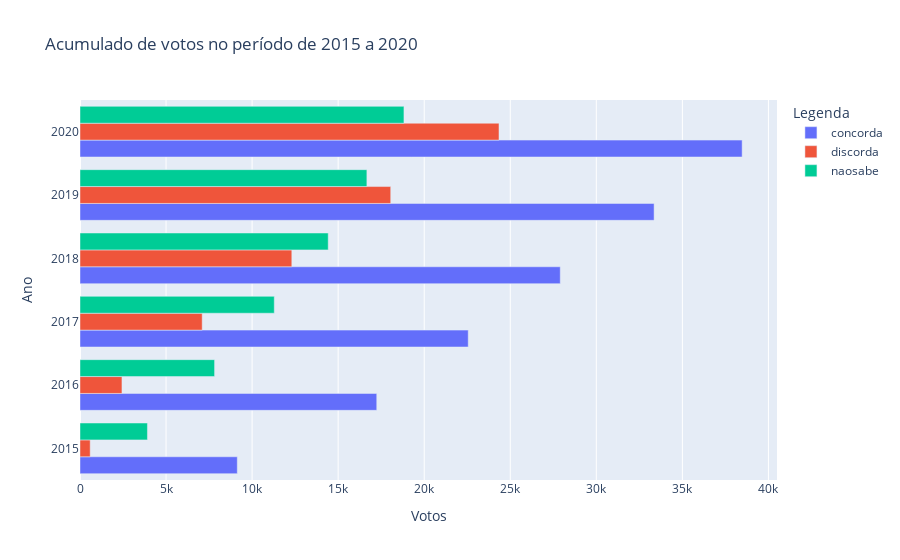

Notebook cell for this chart:
### Code cell
import plotly.express as px

fig = px.bar(so_votos, barmode="group", orientation='h', title='Acumulado de votos no período de 2015 a 2020', x=['concorda', 'discorda', 'naosabe'], y=so_votos.index, labels={'value':'Votos', 'index':'Ano', 'variable': 'Legenda'})

fig.show()

### Figure 1 — Plotly figure (JSON) as saved in the notebook; plotly's stock layout.template omitted (floating-point values rounded to 4 significant figures)
{"data": [{"alignmentgroup": "True", "hovertemplate": "Legenda=concorda<br>Votos=%{x}<br>Ano=%{y}<extra></extra>", "legendgroup": "concorda", "marker": {"color": "#636efa"}, "name": "concorda", "offsetgroup": "concorda", "orientation": "h", "showlegend": true, "textposition": "auto", "type": "bar", "x": [9139, 17243, 22558, 27905, 33358, 38474], "xaxis": "x", "y": ["2015", "2016", "2017", "2018", "2019", "2020"], "yaxis": "y"}, {"alignmentgroup": "True", "hovertemplate": "Legenda=discorda<br>Votos=%{x}<br>Ano=%{y}<extra></extra>", "legendgroup": "discorda", "marker": {"color": "#EF553B"}, "name": "discorda", "offsetgroup": "discorda", "orientation": "h", "showlegend": true, "textposition": "auto", "type": "bar", "x": [592, 2438, 7100, 12308, 18054, 24345], "xaxis": "x", "y": ["2015", "2016", "2017", "2018", "2019", "2020"], "yaxis": "y"}, {"alignmentgroup": "True", "hovertemplate": "Legenda=naosabe<br>Votos=%{x}<br>Ano=%{y}<extra></extra>", "legendgroup": "naosabe", "marker": {"color": "#00cc96"}, "name": "naosabe", "offsetgroup": "naosabe", "orientation": "h", "showlegend": true, "textposition": "auto", "type": "bar", "x": [3919, 7820, 11288, 14423, 16669, 18823], "xaxis": "x", "y": ["2015", "2016", "2017", "2018", "2019", "2020"], "yaxis": "y"}], "layout": {"barmode": "group", "legend": {"title": {"text": "Legenda"}, "tracegroupgap": 0}, "title": {"text": "Acumulado de votos no período de 2015 a 2020"}, "xaxis": {"anchor": "y", "domain": [0, 1], "title": {"text": "Votos"}}, "yaxis": {"anchor": "x", "domain": [0, 1], "title": {"text": "Ano"}}}}
